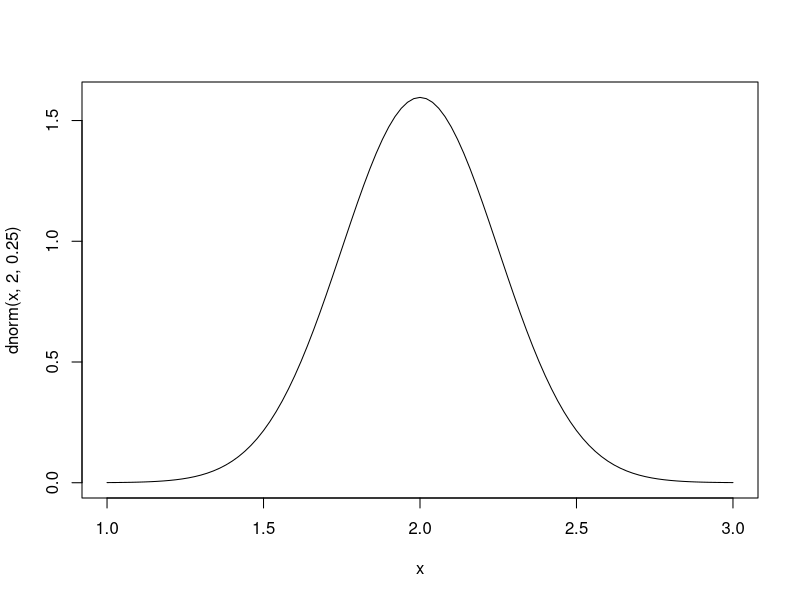
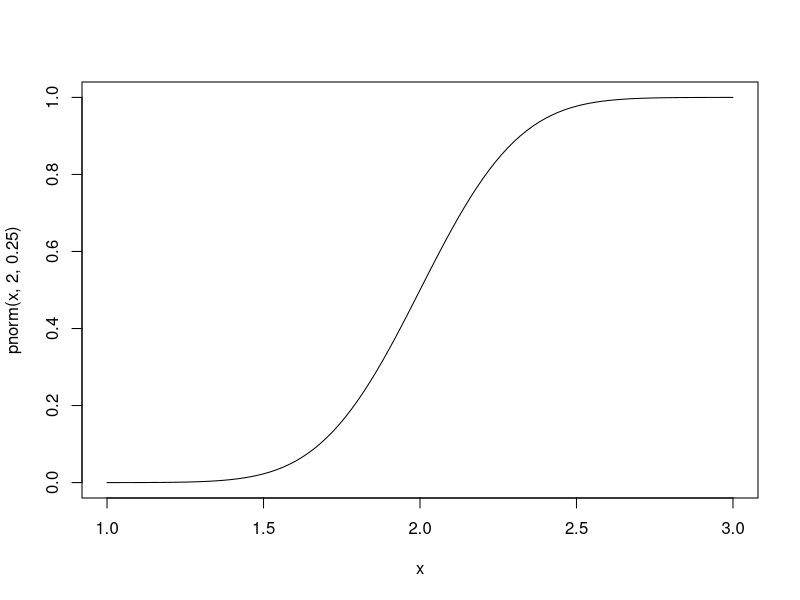

The R source for these figures, in order: (Note: this script raises an error after producing the figures.)
#normal dnorm
#“d” 	returns the height of the probability density function
# “p” 	returns the cumulative density function
# “q” 	returns the inverse cumulative density function (quantiles)
# “r” 	returns randomly generated numbers


# dnorm(x,mean,sd/(variance)^(.5))

curve (dnorm(x, 2, .25), from = 1, to = 3)
curve (pnorm(x, 2, .25), from = 1, to = 3)
curve(qnorm(x, 500, 100), from = 1, to = 3)
curve (rnorm(1000))

#An analogue signal received at a detector (measured in mi-
#crovolts), is normally distributed with a mean of 100 and a
#variance of 256
n=pnorm(120,100,16)-pnorm(110,100,16)
d=1-pnorm(110,100,16)
prob = n/d

qnorm(.90,500,100)


qnorm(.30,50,2)